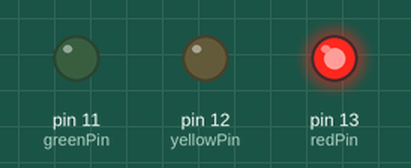
Bench run of a sketch on a simulated Arduino Uno, built with avr-gcc and run on an emulated ATmega328P. On the bench: output pins drawn as LEDs (lit = HIGH).

Above: at 2.5 s.
At 7.5 s:
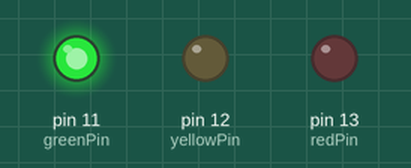
At 11.0 s:
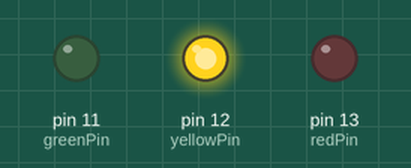
Timing chart, 0 to 15.6 s (numbered marks = the images above):
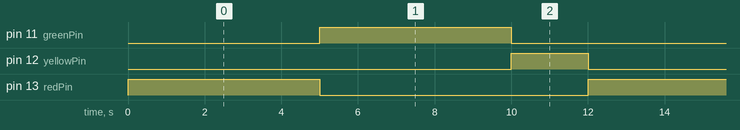

Measured:
- by itself, pin 11 (greenPin), pin 13 (redPin): alternates HIGH for 5.0 s and LOW for 7.0 s
- by itself, pin 12 (yellowPin): alternates HIGH for 2.0 s and LOW for 10.0 s
- by itself, everything shown: repeats every 12.0 s, in 4 steps

The sketch:

sketch.ino
```cpp
// AEP Week 2: repeating three-colour traffic light sequence.
const byte redPin = 13; // Red LED output pin.
const byte yellowPin = 12; // Yellow LED output pin.
const byte greenPin = 11; // Green LED output pin.
const unsigned long redDuration = 5000; // Red phase duration in milliseconds.
const unsigned long greenDuration = 5000; // Green phase duration in milliseconds.
const unsigned long yellowDuration = 2000; // Yellow phase duration in milliseconds.
void setup() { // Run once at startup.
  pinMode(redPin, OUTPUT); // Configure red LED pin as output.
  pinMode(yellowPin, OUTPUT); // Configure yellow LED pin as output.
  pinMode(greenPin, OUTPUT); // Configure green LED pin as output.
} // End setup.
void loop() { // Repeat the traffic light sequence forever.
  digitalWrite(redPin, HIGH); // Turn red on.
  delay(redDuration); // Keep red on for its set duration.
  digitalWrite(redPin, LOW); // Turn red off.
  digitalWrite(greenPin, HIGH); // Turn green on.
  delay(greenDuration); // Keep green on for its set duration.
  digitalWrite(greenPin, LOW); // Turn green off.
  digitalWrite(yellowPin, HIGH); // Turn yellow on.
  delay(yellowDuration); // Keep yellow on for its set duration.
  digitalWrite(yellowPin, LOW); // Turn yellow off before repeating.
} // End loop.
```
